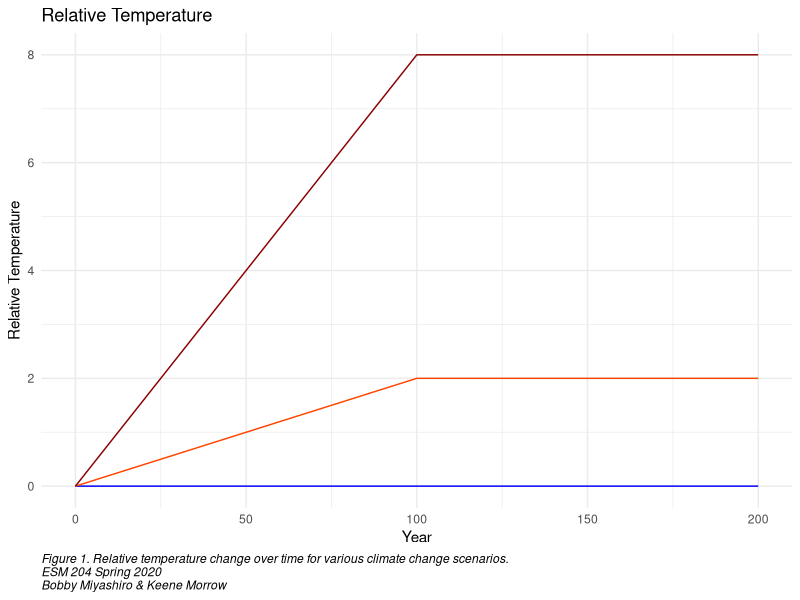
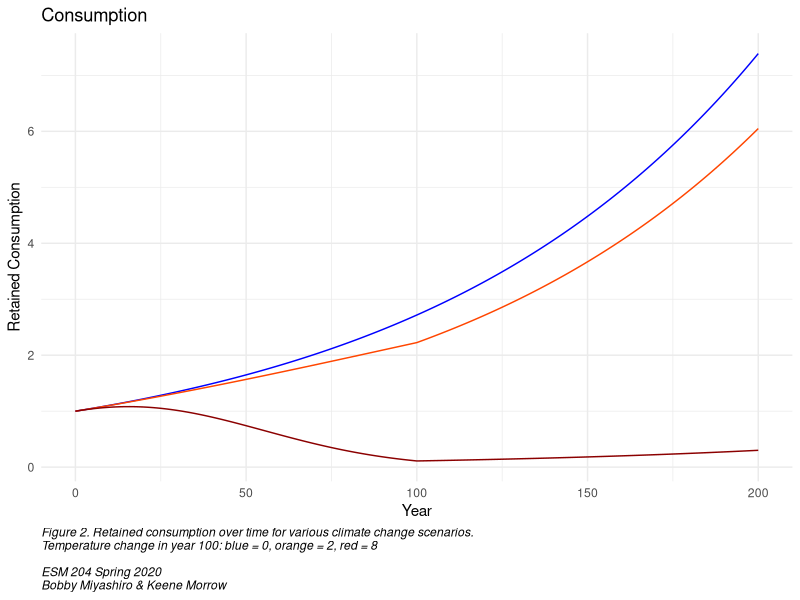
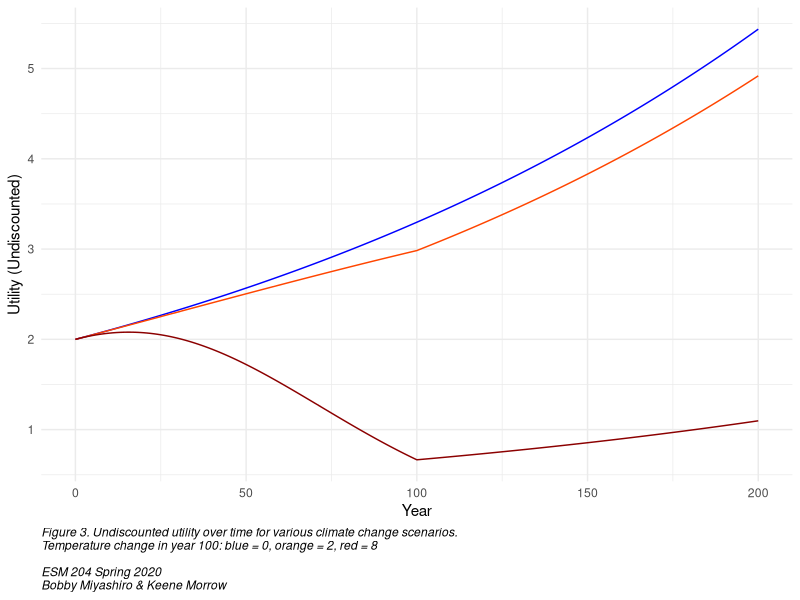

Source code (R) for these figures, in order:
## ---- chunk 1
knitr::opts_chunk$set(echo = TRUE)

library(tidyverse)

df <- data.frame(t = seq(0, 200, by = 1))
## ---- chunk 2

# Relative temperature change by year
rel_temp_t <- function(T, year){
  temp_t = ifelse(year <= 100, year * (T / 100), T)
  return(temp_t)
}

# I'm not sure I follow the provided equation, but here it is anyway - KM
tau_t <- function(Tt, T){
  rel_temp = min(Tt / 100, T)
  return(rel_temp)
}
## ---- chunk 3
# Fraction of economic activity retained
K_t <- function(beta, tau_t){
  K_t = exp(-beta * tau_t^2)
  return(K_t)
}
## ---- chunk 4
# Consumption retained
C_t <- function(K_t, g, t){
  C_t <- K_t * exp(g*t)
  return(C_t)
}
## ---- chunk 5
# Utility from consumption
U_C <- function(C, eta){
  U_C = (C ^(1 - eta)) / (1 - eta)
  return(U_C)
}
## ---- chunk 6
ramsey <- function(delta, eta, g){
  r = delta + eta * g
  return(r)
}
## ---- chunk 7
delta <- 0.005
eta <- 0.5
g <- 0.01
beta <- 0.05
## ---- chunk 8
df_plots <- df %>%
  mutate(tau_t_0 = rel_temp_t(0, t),
         tau_t_2 = rel_temp_t(2, t),
         tau_t_8 = rel_temp_t(8, t))

# Plot: Temperature over time

ggplot(data = df_plots) +
  geom_line(aes(x = t,
                y = tau_t_0),
            color = "blue") +
  geom_line(aes(x = t,
                y = tau_t_2),
            color = "orangered") +
  geom_line(aes(x = t,
                y = tau_t_8),
            color = "dark red") +
  labs(title = "Relative Temperature",
       # subtitle = "",
       x = "Year",
       y = "Relative Temperature",
       caption = "Figure 1. Relative temperature change over time for various climate change scenarios.\nESM 204 Spring 2020\nBobby Miyashiro & Keene Morrow") +
  # scale_x_continuous(expand = c(0, 0)) +
  theme_minimal() +
  theme(plot.caption = element_text(hjust = 0, face = "italic"))
## ---- chunk 9
df_plots <- df_plots %>%
  mutate(K_0 = K_t(beta, tau_t_0),
         K_2 = K_t(beta, tau_t_2),
         K_8 = K_t(beta, tau_t_8),
         C_0 = C_t(K_0, g, t),
         C_2 = C_t(K_2, g, t),
         C_8 = C_t(K_8, g, t))

# Plot: Consumption
ggplot(data = df_plots) +
  geom_line(aes(x = t,
                y = C_0),
            color = "blue") +
  geom_line(aes(x = t,
                y = C_2),
            color = "orangered") +
  geom_line(aes(x = t,
                y = C_8),
            color = "dark red") +
  labs(title = "Consumption",
       # subtitle = "",
       x = "Year",
       y = "Retained Consumption",
       caption = "Figure 2. Retained consumption over time for various climate change scenarios.\nTemperature change in year 100: blue = 0, orange = 2, red = 8\n\nESM 204 Spring 2020\nBobby Miyashiro & Keene Morrow") +
  # scale_x_continuous(expand = c(0, 0)) +
  theme_minimal() +
  theme(plot.caption = element_text(hjust = 0, face = "italic"))

## ---- chunk 10
df_plots <- df_plots %>%
  mutate(U_0 = U_C(C_0, eta),
         U_2 = U_C(C_2, eta),
         U_8 = U_C(C_8, eta))

# Plot: undiscounted utility
ggplot(data = df_plots) +
  geom_line(aes(x = t,
                y = U_0),
            color = "blue") +
  geom_line(aes(x = t,
                y = U_2),
            color = "orangered") +
  geom_line(aes(x = t,
                y = U_8),
            color = "dark red") +
  labs(#title = "",
       # subtitle = "",
       x = "Year",
       y = "Utility (Undiscounted)",
       caption = "Figure 3. Undiscounted utility over time for various climate change scenarios.\nTemperature change in year 100: blue = 0, orange = 2, red = 8\n\nESM 204 Spring 2020\nBobby Miyashiro & Keene Morrow") +
  # scale_x_continuous(expand = c(0, 0)) +
  theme_minimal() +
  theme(plot.caption = element_text(hjust = 0, face = "italic"))
## ---- chunk 11
PV <- function(x, r, t){
  PV = x/(1+r)^t
  return(PV)
}

#NPV <- function(B, C, r){
#  NPV = PV(B,r) - PV(C, r)
#  return(NPV)
#}

# df_a <- df %>%
#   mutate(tau_t_0 = rel_temp_t(4.4, t),
#          NPV_cc = ,
#          NPV_no_cc = ,
#          L = ) # percent loss in present value utility
## ---- chunk 12
#Present value utility with 4.4 degree increase in temp from climate change
BAU_4.4 <- df %>% 
  mutate(tau_t_4.4 = rel_temp_t(4.4, t),
         K_4.4 = K_t(beta, tau_t_4.4),
         C_4.4 = C_t(K_4.4, g, t),
         U_4.4 = U_C(C_4.4, eta),
         PV_4.4 = PV(U_4.4, ramsey(delta, eta, g), t))

sum(BAU_4.4$PV_4.4)

#Present value without utility without climate, hence 0 degree increase
BAU_no_cc <- df %>% 
  mutate(tau_t_no_cc = rel_temp_t(0, t),
         K_no_cc = K_t(beta, tau_t_no_cc),
         C_no_cc = C_t(K_no_cc, g, t),
         U_no_cc = U_C(C_no_cc, eta),
         PV_no_cc = PV(U_no_cc, ramsey(delta, eta, g), t))

sum(BAU_no_cc$PV_no_cc)

#Percent loss 
